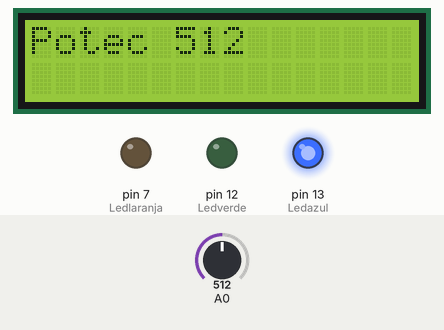
Simulated run of this sketch. Board: Arduino Uno, built with avr-gcc and run on an emulated ATmega328P. Shown: 16×2 character LCD, output pins drawn as LEDs (lit = HIGH). The inputs (shaded band) are chosen by the test bench; at power-on: A0 = 512. What the sketch prints to the serial monitor is not drawn.

Above: at 1.2 s.
1.3 s: A0 set to 11
At 1.8 s:
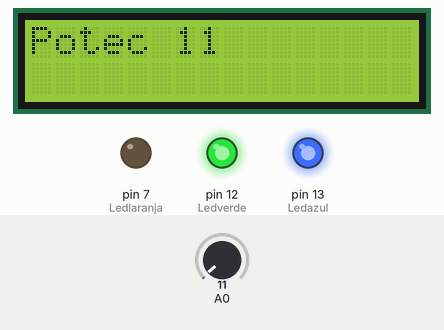
3.0 s: A0 set to 8
At 4.3 s:
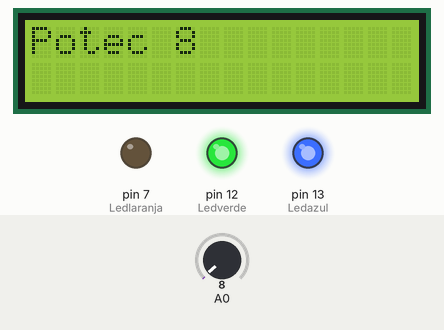
6.0 s: A0 set to 765
At 7.4 s:
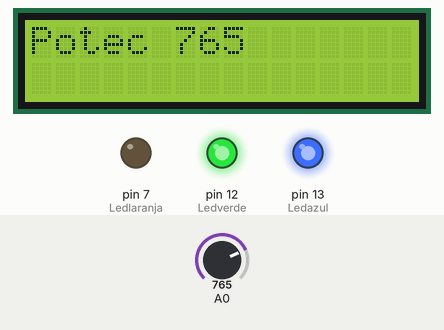
7.7 s: A0 set to 792
At 9.1 s:
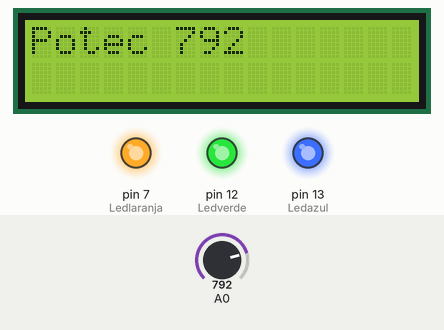
12.4 s: A0 set to 1023
At 13.8 s:
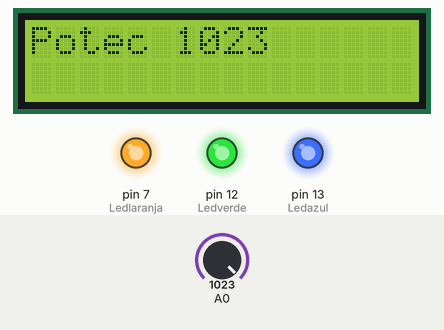
Timing chart, 0 to 15.4 s (numbered marks = the images above; inputs shaded):
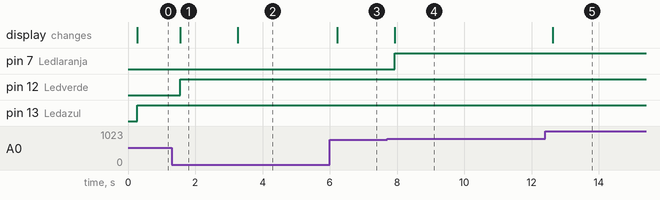

Measured:
- the behaviour switches between 777 and 778 on A0 (found by bisection; images 3 and 4)
- after the input at 1.3 s, pin 12 (Ledverde): LOW → HIGH after 0.26 s; the display: changes after 0.26 s (image 1)
- after the input at 3.0 s, the display: changes after 0.26 s (image 2)
- after the input at 6.0 s, the display: changes after 0.22 s (image 3)
- after the input at 7.7 s, pin 7 (Ledlaranja): LOW → HIGH after 0.23 s; the display: changes after 0.23 s (image 4)
- after the input at 12.4 s, the display: changes after 0.22 s (image 5)

The sketch:

PISCA_PISCA_E_LEGENDA.ino
```cpp
#include <Wire.h>
#include <LiquidCrystal_I2C.h>

//Inicializa o display no endereco 0x27
LiquidCrystal_I2C lcd(0x27,16,2);

 int Ledverde = 12;
int Ledazul = 13;
int Ledlaranja = 7;
void setup()
{lcd.init();
Serial.begin(9600);
  lcd.setBacklight(HIGH);
  pinMode(Ledverde,OUTPUT);
  pinMode(Ledazul,OUTPUT);
  pinMode(Ledlaranja,OUTPUT);
}

void loop()
{

  int ValorPot=analogRead(A0);
  delay(200);
  Serial.println(ValorPot);
lcd.clear();
   lcd.setCursor(0,0);
  lcd.print("Potec "+String(ValorPot));
  lcd.setCursor(0,1);

   if(ValorPot>0 && ValorPot<=333){
    digitalWrite(Ledverde,HIGH);
   }
    if(ValorPot>333 && ValorPot<=778){
   digitalWrite(Ledazul,HIGH);
    }
    if(ValorPot>777 && ValorPot<=1024){
     digitalWrite(Ledlaranja,HIGH);
     }

    }
```
